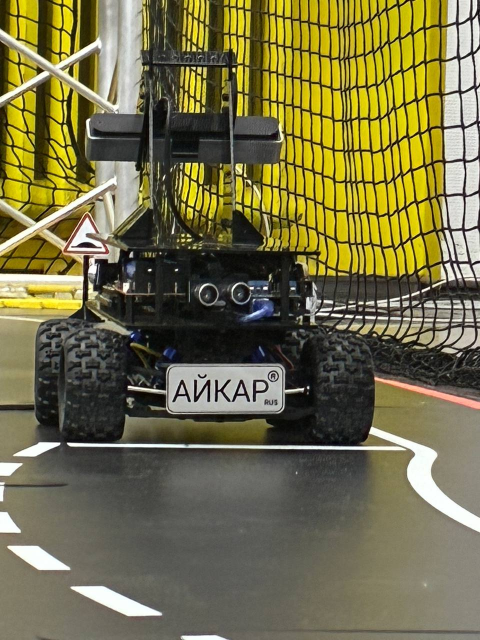
#> input picture slove/photo_2_2026-02-17_22-16-58.jpg, 960 x 1280 px, given in place of cam1, which was not available (shown at 1/2 size)
$ python 1podzad_final.py
#> lines starting #> are read from the running program, lines starting #| are printed output that depends on the picture; after the words box and inside, x2 and y2 are one past the last pixel; in counts of white or black regions, pixels touching at a corner belong together; pictures that were not available may be replaced by others from this repository, and a replacement may not be noted
#> in main, frame is the input picture: shape (1280, 960, 3); mean B, G, R 72.2, 111.4, 116.8

import cv2
import numpy as np

# Increase varThreshold to 100+ to ignore sensor noise/flicker
motion_detector = cv2.createBackgroundSubtractorMOG2(history=500, varThreshold=150, detectShadows=False)
motion_counter = 0

# Variables for stabilization logic
stabilization_counter = 0
last_wheel_center = None
stabilization_threshold = 1  # frames wheel must stay in similar position
distance_threshold = 30  # pixels - how much wheel can move to still be considered "stable"
paused_frame = None
is_paused = False

def detect_any_wheel(frame, is_image=False):
#> called with is_image = False
    global motion_counter, stabilization_counter, last_wheel_center, paused_frame, is_paused

    # If paused, just return the saved "stop frame"
    if is_paused:
        return paused_frame

    h, w = frame.shape[:2]
#> h = 1280; w = 960
    roi_w = int(w * 0.65)
#> roi_w = 624
    frame_roi = frame[:, :roi_w]
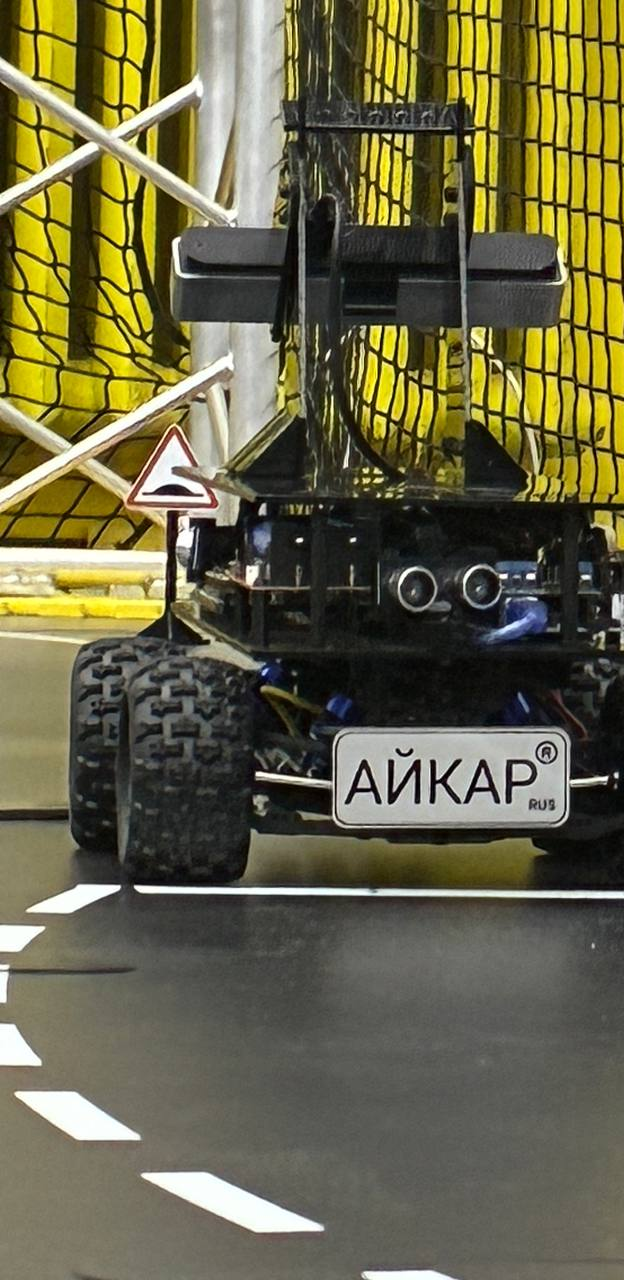
#> frame_roi: shape (1280, 624, 3); mean B, G, R 69.8, 101.2, 105.1
    h_roi, w_roi = frame_roi.shape[:2]
#> h_roi = 1280; w_roi = 624

    # Enhance brightness for better detection
    img_bright = cv2.convertScaleAbs(frame_roi, alpha=1.2, beta=45)
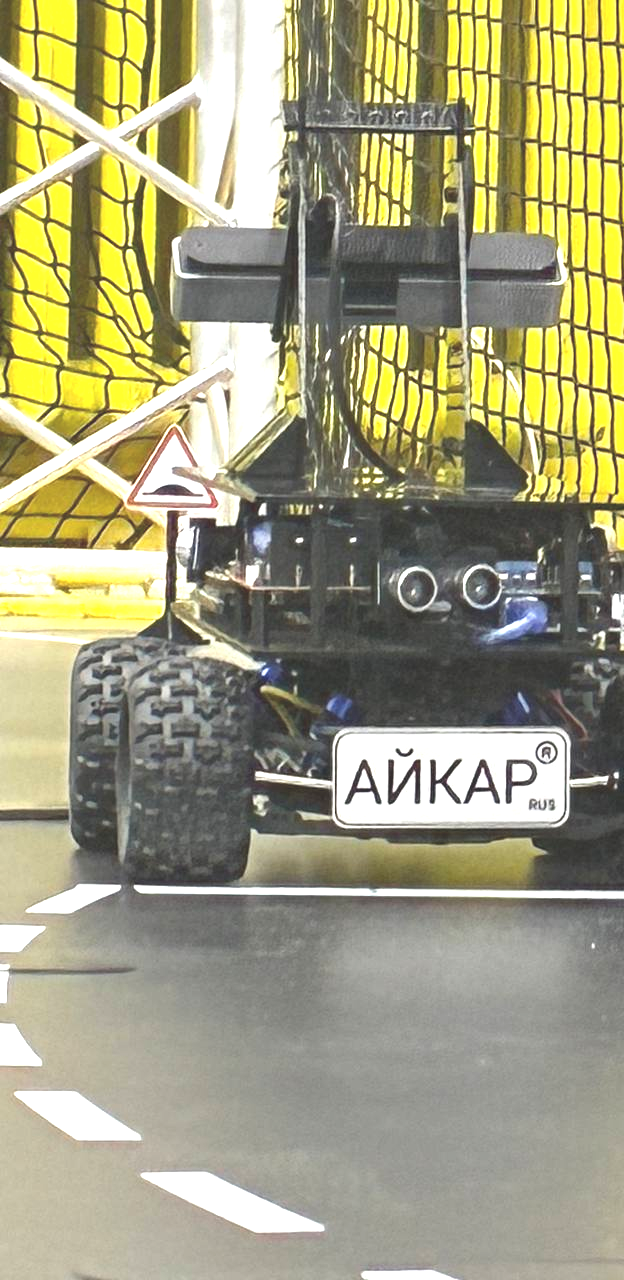
#> img_bright: shape (1280, 624, 3); mean B, G, R 125.2, 158.7, 161.6

    if not is_image:
        # Motion detection on ROI
        fg_mask = motion_detector.apply(frame_roi)
#> fg_mask: shape (1280, 624); every value is 255
        fg_mask = cv2.GaussianBlur(fg_mask, (5, 5), 0)
        _, fg_mask = cv2.threshold(fg_mask, 200, 255, cv2.THRESH_BINARY)

        motion_pixels = cv2.countNonZero(fg_mask)
#> motion_pixels = 798720

        if motion_pixels > 3000: # Threshold for significant motion
            motion_counter = 0
            stabilization_counter = 0
            last_wheel_center = None
            cv2.putText(img_bright, "Moving...", (10, 30), cv2.FONT_HERSHEY_SIMPLEX, 0.7, (0, 0, 255), 2)
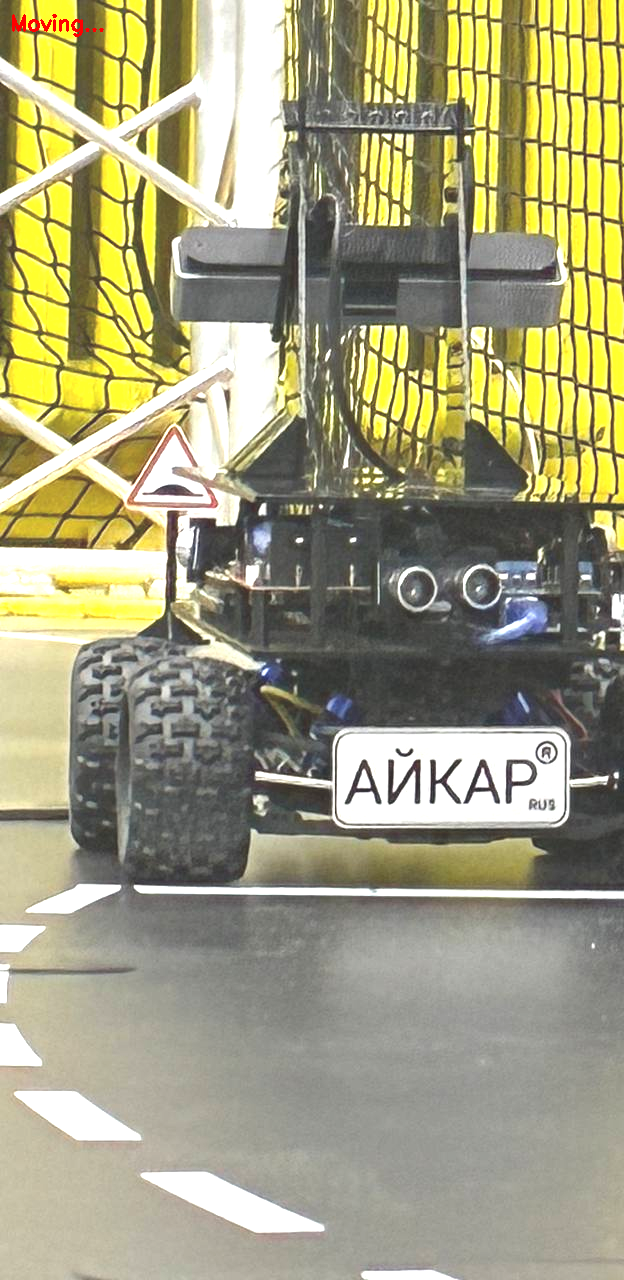
#> img_bright: shape (1280, 624, 3); 0.08% of pixels changed, all inside (x1, y1, x2, y2) = (12, 14, 104, 37)
            return img_bright
        else:
            motion_counter += 1

        if motion_counter < 15:
            cv2.putText(img_bright, "Waiting for stop...", (10, 30), cv2.FONT_HERSHEY_SIMPLEX, 0.7, (255, 255, 0), 2)
            stabilization_counter = 0
            last_wheel_center = None
            return img_bright

    # Image Pre-processing for Circle Detection
    gray = cv2.cvtColor(img_bright, cv2.COLOR_BGR2GRAY)
    gray = cv2.createCLAHE(clipLimit=2.0).apply(gray)
    blurred = cv2.GaussianBlur(gray, (9, 9), 2)

    circles = cv2.HoughCircles(
        blurred, cv2.HOUGH_GRADIENT, dp=1.2, minDist=100,
        param1=30, param2=35, minRadius=80, maxRadius=95
    )

    if circles is not None:
        valid_wheels = []
        for c in circles[0, :]:
            cx, cy, r = map(int, c) # Cast to int for safety

            # Safe brightness sampling
            center_brightness = gray[np.clip(cy, 0, h_roi-1), np.clip(cx, 0, w_roi-1)]
            edge_points = [
                (np.clip(cy-r, 0, h_roi-1), cx), (np.clip(cy+r, 0, h_roi-1), cx),
                (cy, np.clip(cx-r, 0, w_roi-1)), (cy, np.clip(cx+r, 0, w_roi-1))
            ]
            edge_brightness = np.mean([gray[y, x] for y, x in edge_points])

            # Simple validation: center should be darker than edges (hub hole)
            if center_brightness < edge_brightness * 0.85:
                valid_wheels.append(((cx, cy, r), center_brightness))

        if valid_wheels:
            # Select rightmost wheel
            wheel_data, _ = max(valid_wheels, key=lambda x: x[0][0])
            cx, cy, r = wheel_data
            padding = int(r * 1.35)

            # Distance-based stabilization
            current_center = (cx, cy)
            if last_wheel_center is not None:
                distance = np.sqrt((current_center[0] - last_wheel_center[0])**2 +
                                 (current_center[1] - last_wheel_center[1])**2)
                if distance < distance_threshold:
                    stabilization_counter += 1
                else:
                    stabilization_counter = 0
            else:
                stabilization_counter = 1

            last_wheel_center = current_center

            # Draw detections onto the frame
            # cv2.circle(img_bright, (cx, cy), r, (255, 0, 0), 2)
            cv2.rectangle(img_bright, (cx-padding, cy-padding), (cx+padding, cy+padding), (0, 255, 0), 3)

            # Check if stabilized enough to freeze
            if stabilization_counter >= stabilization_threshold:
                cv2.putText(img_bright, "STABILIZED - Press 'd' to resume", (10, 60),
                           cv2.FONT_HERSHEY_SIMPLEX, 0.7, (0, 255, 255), 2)
                is_paused = True
                paused_frame = img_bright.copy() # Store the "stop frame"
                return paused_frame
        else:
            stabilization_counter = 0
            last_wheel_center = None
    else:
        stabilization_counter = 0
        last_wheel_center = None

    return img_bright

def main():
    global is_paused, stabilization_counter, last_wheel_center, paused_frame, motion_counter, motion_detector

    # Update this to your camera or image path
    source = "rtsp://172.16.65.140:8554/cam1"
    is_image = source.lower().endswith(('.png', '.jpg', '.jpeg'))
    cap = cv2.VideoCapture(source)
    if not cap.isOpened():
        print("Error: Could not open source.")
        return

    while True:
        if is_paused:
            # Read and discard frames to keep the RTSP buffer empty
            ret, _ = cap.read()
            if not ret: break
            result = paused_frame
        else:
            ret, frame = cap.read()
            if not ret:
                if is_image: cv2.waitKey(0)
                break
            result = detect_any_wheel(frame, is_image)

        cv2.imshow("Detection", result)

        key = cv2.waitKey(30) & 0xFF
#> (key q is pressed here)
        if key == ord('q'):
            break
        elif key == ord('d'):
            # FULL RESET logic to start detecting again
            is_paused = False
            paused_frame = None
            stabilization_counter = 0
            last_wheel_center = None
            motion_counter = 0
            # Reset the background subtractor to avoid instant motion triggers from old frames
            motion_detector = cv2.createBackgroundSubtractorMOG2(history=500, varThreshold=150, detectShadows=False)
            print("System Resumed.")

    cap.release()
    cv2.destroyAllWindows()

if __name__ == "__main__":
    main()
